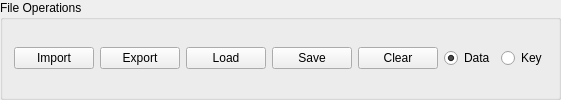
                            <widget class="QGroupBox" name="MF_fileGroupBox">
                              <property name="title">
                                <string>File Operations</string>
                              </property>
                              <layout class="QHBoxLayout" name="horizontalLayout_8">
                                <property name="topMargin">
                                  <number>5</number>
                                </property>
                                <property name="bottomMargin">
                                  <number>5</number>
                                </property>
                                <item>
                                  <widget class="QPushButton" name="MF_Quick_loadButton">
                                    <property name="text">
                                      <string>Import</string>
                                    </property>
                                  </widget>
                                </item>
                                <item>
                                  <widget class="QPushButton" name="MF_Quick_saveButton">
                                    <property name="text">
                                      <string>Export</string>
                                    </property>
                                  </widget>
                                </item>
                                <item>
                                  <widget class="QPushButton" name="MF_File_loadButton">
                                    <property name="minimumSize">
                                      <size>
                                        <width>0</width>
                                        <height>0</height>
                                      </size>
                                    </property>
                                    <property name="text">
                                      <string>Load</string>
                                    </property>
                                  </widget>
                                </item>
                                <item>
                                  <widget class="QPushButton" name="MF_File_saveButton">
                                    <property name="minimumSize">
                                      <size>
                                        <width>0</width>
                                        <height>0</height>
                                      </size>
                                    </property>
                                    <property name="text">
                                      <string>Save</string>
                                    </property>
                                  </widget>
                                </item>
                                <item>
                                  <widget class="QPushButton" name="MF_File_clearButton">
                                    <property name="minimumSize">
                                      <size>
                                        <width>0</width>
                                        <height>0</height>
                                      </size>
                                    </property>
                                    <property name="text">
                                      <string>Clear</string>
                                    </property>
                                  </widget>
                                </item>
                                <item>
                                  <widget class="QRadioButton" name="MF_File_dataButton">
                                    <property name="text">
                                      <string>Data</string>
                                    </property>
                                    <property name="checked">
                                      <bool>true</bool>
                                    </property>
                                  </widget>
                                </item>
                                <item>
                                  <widget class="QRadioButton" name="MF_File_keyButton">
                                    <property name="text">
                                      <string>Key</string>
                                    </property>
                                  </widget>
                                </item>
                              </layout>
                            </widget>
